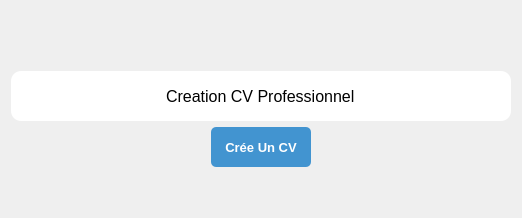
            <widget class="QWidget" name="Home">
             <layout class="QVBoxLayout" name="verticalLayout_4">
              <item>
               <spacer name="verticalSpacer_2">
                <property name="orientation">
                 <enum>Qt::Vertical</enum>
                </property>
                <property name="sizeHint" stdset="0">
                 <size>
                  <width>20</width>
                  <height>40</height>
                 </size>
                </property>
               </spacer>
              </item>
              <item>
               <widget class="QPushButton" name="Logo">
                <property name="styleSheet">
                 <string notr="true">QPushButton{
	background-color: none;
	border:0px solid;
}</string>
                </property>
                <property name="text">
                 <string/>
                </property>
                <property name="icon">
                 <iconset>
                  <normaloff>:/img cv/logo cv.png</normaloff>:/img cv/logo cv.png</iconset>
                </property>
                <property name="iconSize">
                 <size>
                  <width>300</width>
                  <height>300</height>
                 </size>
                </property>
               </widget>
              </item>
              <item alignment="Qt::AlignHCenter|Qt::AlignVCenter">
               <widget class="QLineEdit" name="lineEdit">
                <property name="minimumSize">
                 <size>
                  <width>500</width>
                  <height>50</height>
                 </size>
                </property>
                <property name="maximumSize">
                 <size>
                  <width>16777215</width>
                  <height>50</height>
                 </size>
                </property>
                <property name="font">
                 <font>
                  <pointsize>12</pointsize>
                 </font>
                </property>
                <property name="styleSheet">
                 <string notr="true">QLineEdit{
	
	background-color: none;
	border:0px solid;
	border-radius:10px;
}

QLineEdit:hover{
	
	background-color: none;
	border:0px solid;
	
	color: rgb(66, 148, 208);
}</string>
                </property>
                <property name="text">
                 <string>Creation CV Professionnel</string>
                </property>
                <property name="alignment">
                 <set>Qt::AlignCenter</set>
                </property>
               </widget>
              </item>
              <item alignment="Qt::AlignHCenter|Qt::AlignVCenter">
               <widget class="QPushButton" name="Btn_cr">
                <property name="minimumSize">
                 <size>
                  <width>100</width>
                  <height>40</height>
                 </size>
                </property>
                <property name="maximumSize">
                 <size>
                  <width>16777215</width>
                  <height>40</height>
                 </size>
                </property>
                <property name="font">
                 <font>
                  <pointsize>10</pointsize>
                  <weight>75</weight>
                  <bold>true</bold>
                 </font>
                </property>
                <property name="cursor">
                 <cursorShape>PointingHandCursor</cursorShape>
                </property>
                <property name="styleSheet">
                 <string notr="true">QPushButton{
	
	background-color: rgb(66, 148, 208);
	border:0px solid;
	border-radius:5px;
	
	color: rgb(255, 255, 255);
}

QPushButton:hover{
	
	background-color: white;
	border:1px solid rgb(66, 148, 208);
	border-radius:5px;
	
	color: rgb(66, 148, 208);
}</string>
                </property>
                <property name="text">
                 <string>Crée Un CV</string>
                </property>
               </widget>
              </item>
              <item>
               <spacer name="verticalSpacer">
                <property name="orientation">
                 <enum>Qt::Vertical</enum>
                </property>
                <property name="sizeHint" stdset="0">
                 <size>
                  <width>20</width>
                  <height>40</height>
                 </size>
                </property>
               </spacer>
              </item>
             </layout>
            </widget>
